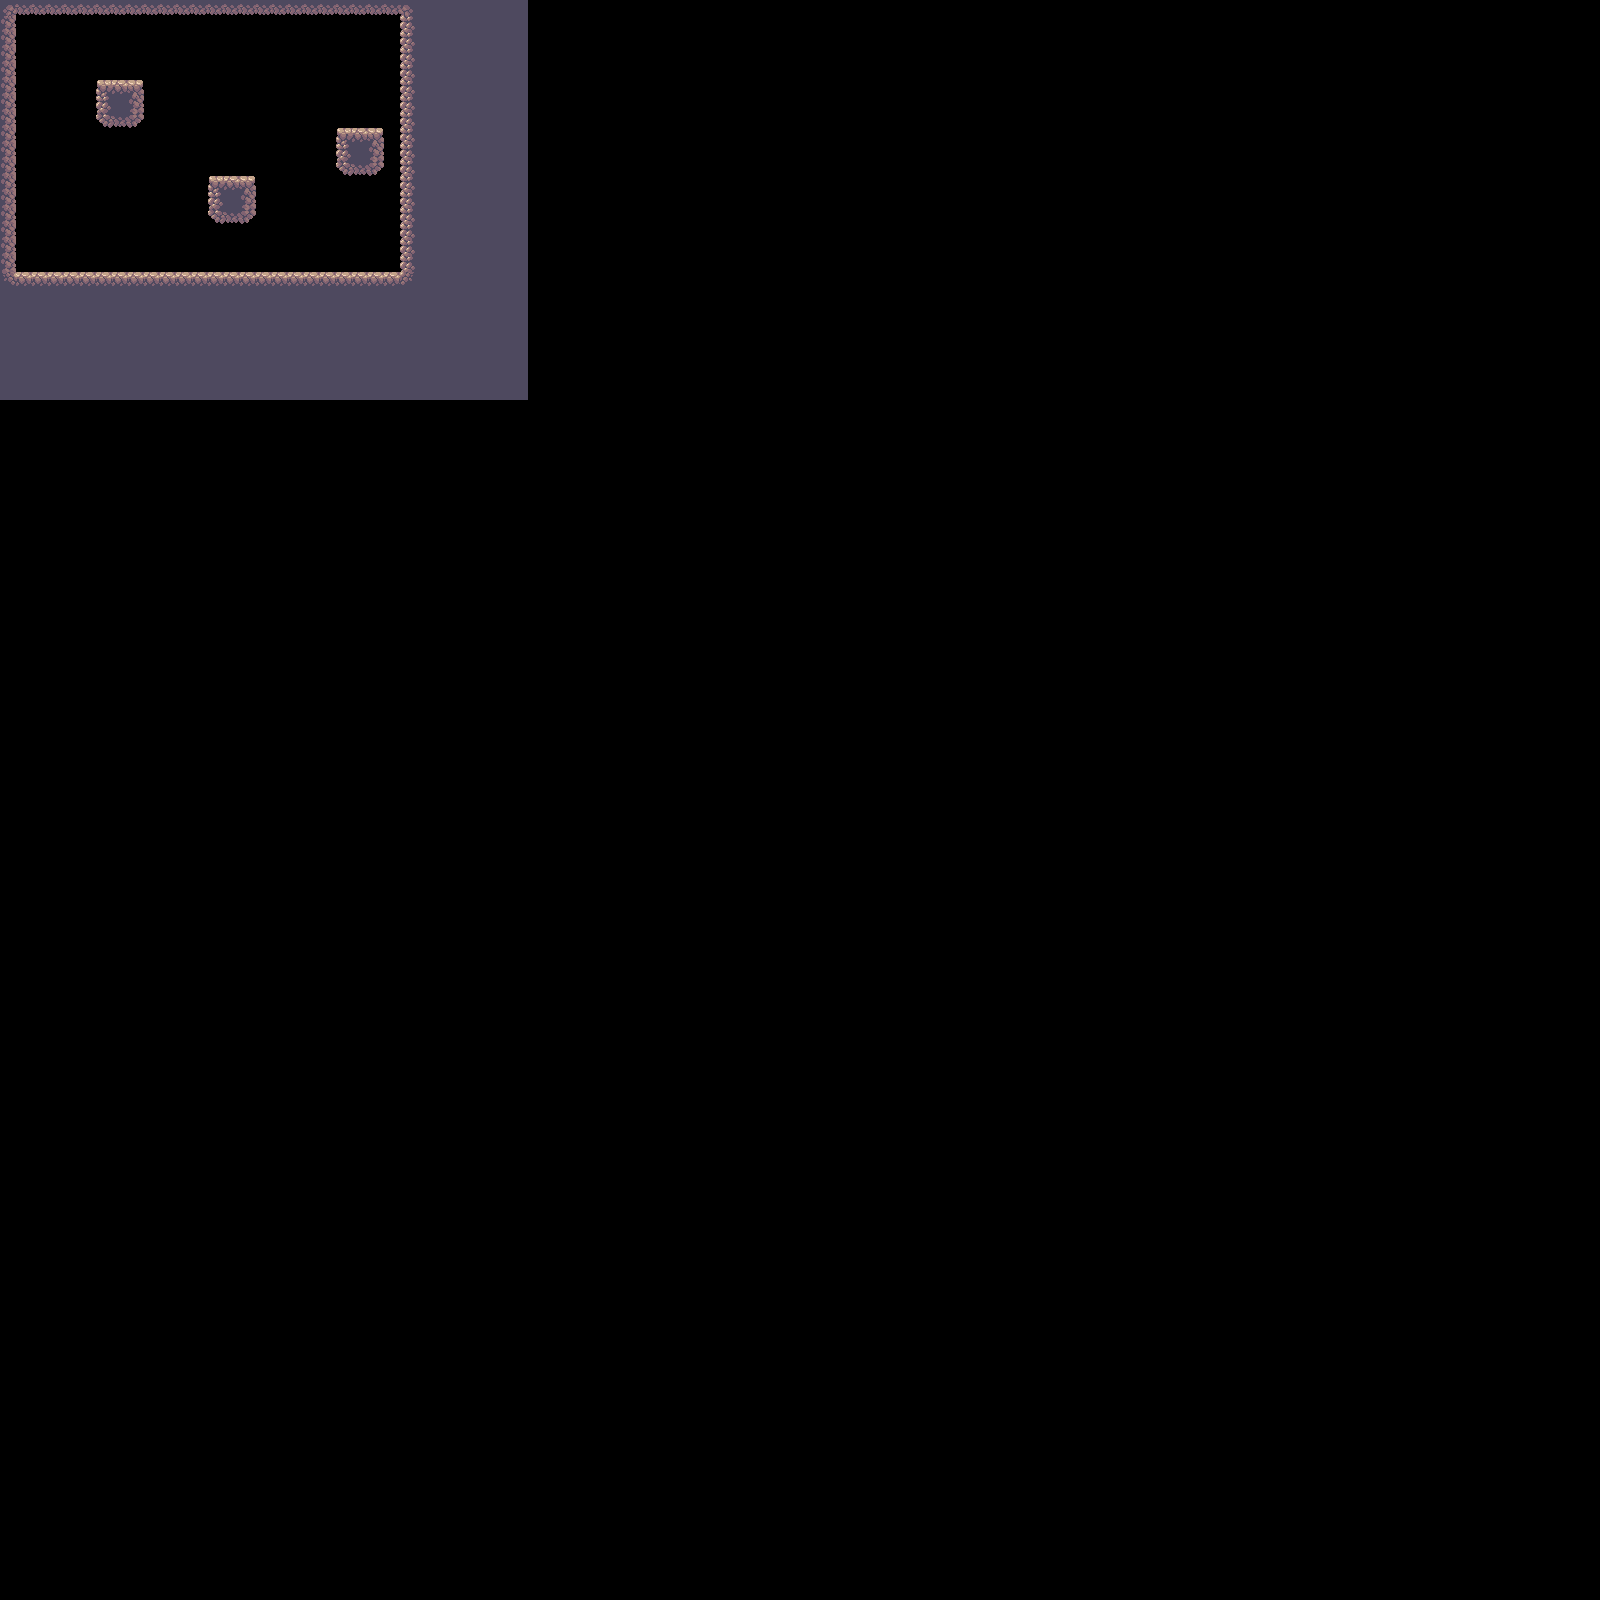

The image is a tile-based game level rendered from a .tmx file. Its description and source (layers, tilesets, objects; grid data summarised) follow:
An orthogonal 100x100 tile map with 16x16 px tiles, 1 tile layer (Tile Layer 1).

<map version="1.5" tiledversion="1.5.0" orientation="orthogonal" renderorder="right-down" width="100" height="100" tilewidth="16" tileheight="16" infinite="0" nextlayerid="2" nextobjectid="1">
 <tileset firstgid="1" source="rocktest_tileset.tsx" />
 <layer id="1" name="Tile Layer 1" width="100" height="100">
  <data>[10000 cells, 468 non-empty, 17 distinct tile ids]</data>
 </layer>
</map>
